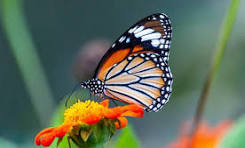
#> input picture adv python/adv python/image.jpg, 245 x 148 px, given in place of the camera
$ python detecting_colour.py
#> lines starting #> are read from the running program, lines starting #| are printed output that depends on the picture; after the words box and inside, x2 and y2 are one past the last pixel; in counts of white or black regions, pixels touching at a corner belong together
import cv2
import numpy as np

# Open webcam
cap = cv2.VideoCapture(0)

while True:
    ret, frame = cap.read()
#> frame is the input picture: shape (148, 245, 3); mean B, G, R 90.5, 108.3, 97.6

    if not ret:
        break

    # Convert BGR to HSV
    hsv = cv2.cvtColor(frame, cv2.COLOR_BGR2HSV)
#> hsv: shape (148, 245, 3); mean H, S, V 75.3, 100.6, 123.6

    # ---------------- RED ----------------
    lower_red1 = np.array([0, 120, 70])
    upper_red1 = np.array([10, 255, 255])

    lower_red2 = np.array([170, 120, 70])
    upper_red2 = np.array([180, 255, 255])

    red_mask1 = cv2.inRange(hsv, lower_red1, upper_red1)
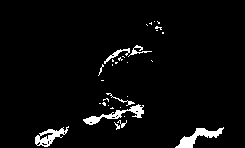
#> red_mask1: shape (148, 245); 3.8% white; 32 white regions (25 under 20 px), largest, box (x1, y1, x2, y2) and area: (175, 127, 224, 148) 371, (83, 104, 144, 125) 348, (35, 126, 69, 147) 287
    red_mask2 = cv2.inRange(hsv, lower_red2, upper_red2)
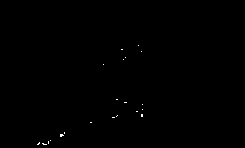
#> red_mask2: shape (148, 245); 0.15% white in thin lines or dots, all inside (x1, y1, x2, y2) = (37, 45, 143, 145)
    red_mask = red_mask1 + red_mask2
#> red_mask: shape (148, 245); 4% white; 31 white regions (24 under 20 px), largest, box (x1, y1, x2, y2) and area: (175, 127, 224, 148) 371, (83, 104, 144, 125) 365, (35, 126, 69, 147) 313

    # ---------------- GREEN ----------------
    lower_green = np.array([40, 50, 50])
    upper_green = np.array([90, 255, 255])
    green_mask = cv2.inRange(hsv, lower_green, upper_green)
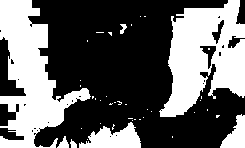
#> green_mask: shape (148, 245); 38.9% white; 41 white regions (34 under 20 px), largest, box (x1, y1, x2, y2) and area: (0, 0, 91, 148) 6197, (159, 0, 245, 117) 6191, (79, 122, 141, 148) 968

    # ---------------- BLUE ----------------
    lower_blue = np.array([100, 150, 0])
    upper_blue = np.array([140, 255, 255])
    blue_mask = cv2.inRange(hsv, lower_blue, upper_blue)
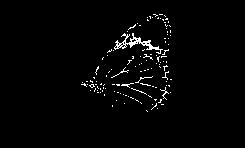
#> blue_mask: shape (148, 245); 2% white in thin lines or dots, all inside (x1, y1, x2, y2) = (81, 14, 172, 112)

    # ---------------- YELLOW ----------------
    lower_yellow = np.array([20, 100, 100])
    upper_yellow = np.array([35, 255, 255])
    yellow_mask = cv2.inRange(hsv, lower_yellow, upper_yellow)
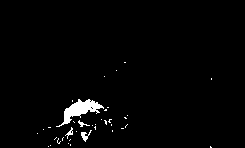
#> yellow_mask: shape (148, 245); 1.9% white; 37 white regions (33 under 20 px), largest, box (x1, y1, x2, y2) and area: (56, 99, 104, 127) 473, (81, 130, 92, 142) 52, (65, 127, 73, 139) 32, (78, 120, 90, 127) 29

    # Dictionary of colors
    colors = {
        "Red": (red_mask, (0, 0, 255)),
        "Green": (green_mask, (0, 255, 0)),
        "Blue": (blue_mask, (255, 0, 0)),
        "Yellow": (yellow_mask, (0, 255, 255))
    }

    for color_name, (mask, box_color) in colors.items():

        # Remove noise
        kernel = np.ones((5, 5), np.uint8)
        mask = cv2.erode(mask, kernel)
        mask = cv2.dilate(mask, kernel)

        contours, _ = cv2.findContours(mask,
                                       cv2.RETR_TREE,
                                       cv2.CHAIN_APPROX_SIMPLE)

        for contour in contours:

            area = cv2.contourArea(contour)

            if area > 1000:

                x, y, w, h = cv2.boundingRect(contour)

                cv2.rectangle(frame,
                              (x, y),
                              (x + w, y + h),
                              box_color,
                              2)

                cv2.putText(frame,
                            color_name,
                            (x, y - 10),
                            cv2.FONT_HERSHEY_SIMPLEX,
                            0.8,
                            box_color,
                            2)
#> this loop made 4 passes
#> (color_name, box_color) on passes 1 to 4: ('Red', (0, 0, 255)), ('Green', (0, 255, 0)), ('Blue', (255, 0, 0)), ('Yellow', (0, 255, 255))
#> pass 1, `mask = cv2.dilate(mask, kernel)`:
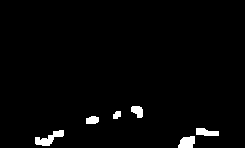
#> mask: shape (148, 245); 2.1% white; 6 white regions, box (x1, y1, x2, y2) and area: (35, 130, 64, 146) 217, (178, 136, 195, 148) 163, (196, 128, 219, 136) 138, (131, 106, 143, 118) 107, (86, 116, 99, 124) 89, (113, 111, 121, 119) 51
#> after the loop:
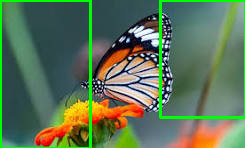
#> frame: shape (148, 245, 3); 5.2% of pixels changed, all inside (x1, y1, x2, y2) = (0, 0, 245, 148)

    cv2.imshow("Color Detection", frame)

    # Press q to exit
    if cv2.waitKey(1) & 0xFF == ord('q'):
#> (key q is pressed here)
        break

cap.release()
cv2.destroyAllWindows()
